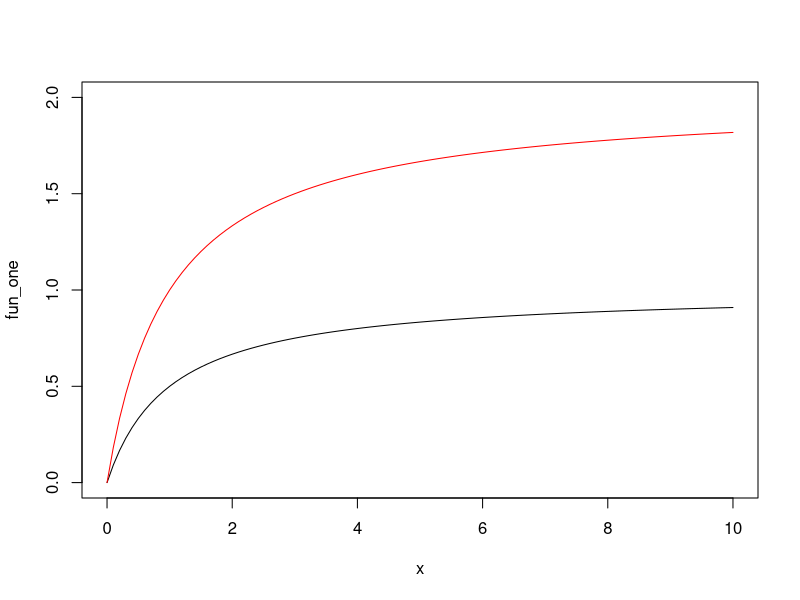
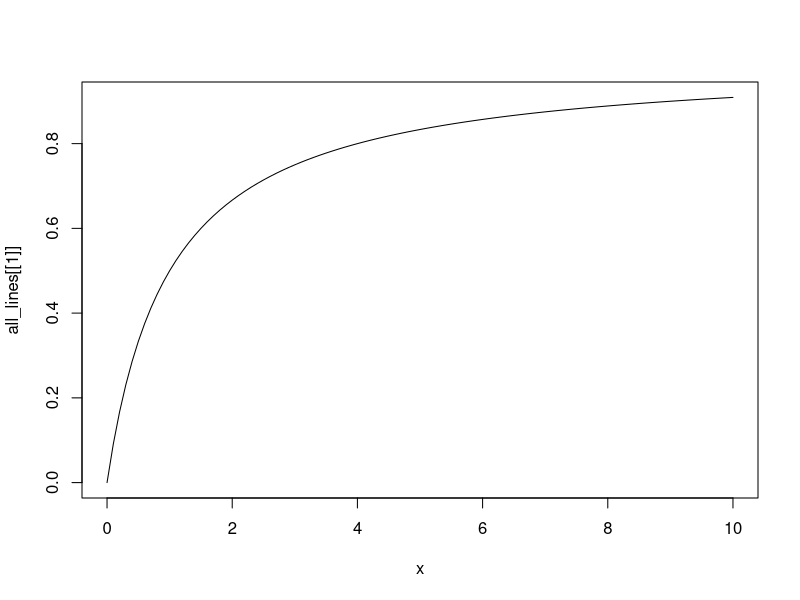
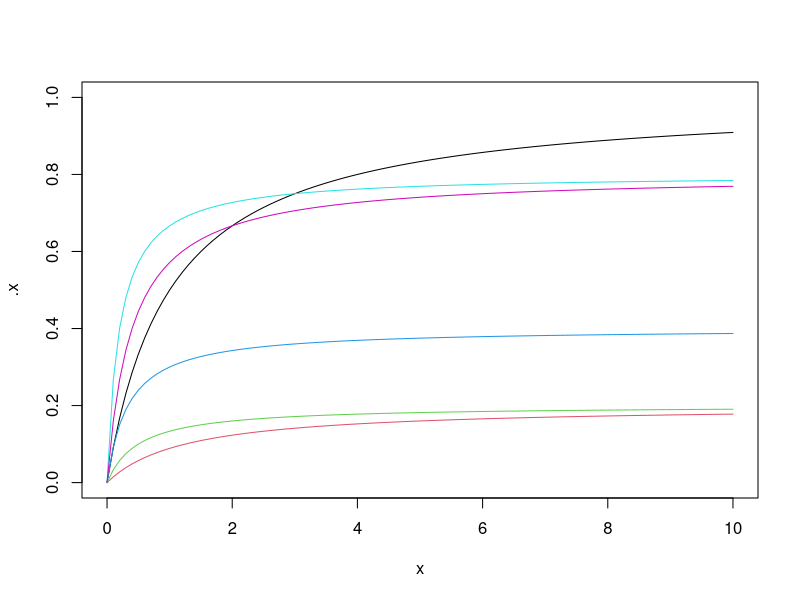

Generate these figures, in order, with R:
library(purrr)
library(dplyr)




line_factory <- function(a, b, c){
      
      f <- function(x){
            (a*(c*x))/(b+(c*x))
      }
}


fun_one <- line_factory(1,1,1)
plot(fun_one, from = 0, to = 10, ylim = c(0, 2))

fun_two <- line_factory(2,1,1)
plot(fun_two, from = 0, to = 10, add = T, col = "red")




set.seed(42)
parameters <- replicate(5,
          sample(x = seq(.2,1,0.2),
                 replace = F, size = 3),
          simplify = T) %>% 
      cbind(c(1,1,1),.)


all_lines <- apply(parameters,
                   2,
                   function(x) line_factory(x[1], x[2], x[3])) 

plot(x = all_lines[[1]], from = 0, to = 10)

all_lines %>% 
      purrr::iwalk(~plot(.x,
                         to = 10, 
                         add = ifelse(.y > 1, T, F),
                         col = .y,
                         ylim = c(0, 1)))



